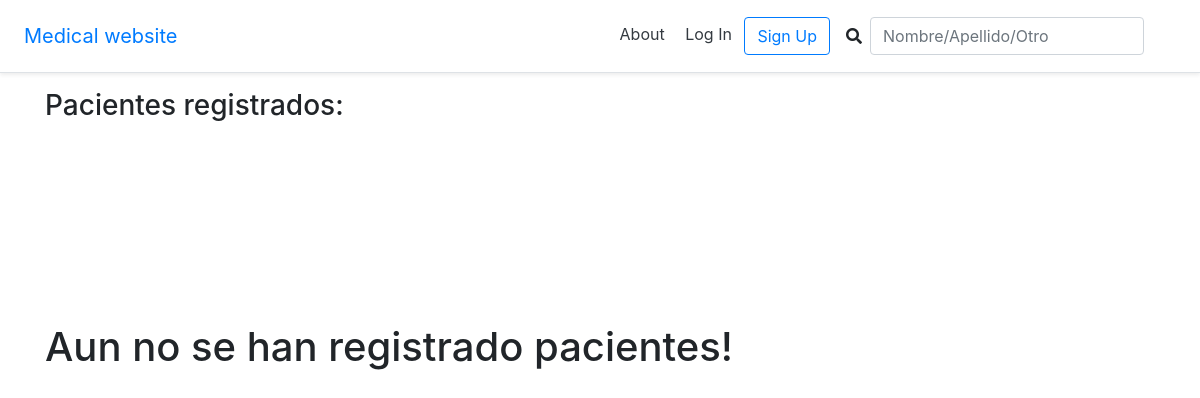
Before: /listado_pacientes/ with the older database file.
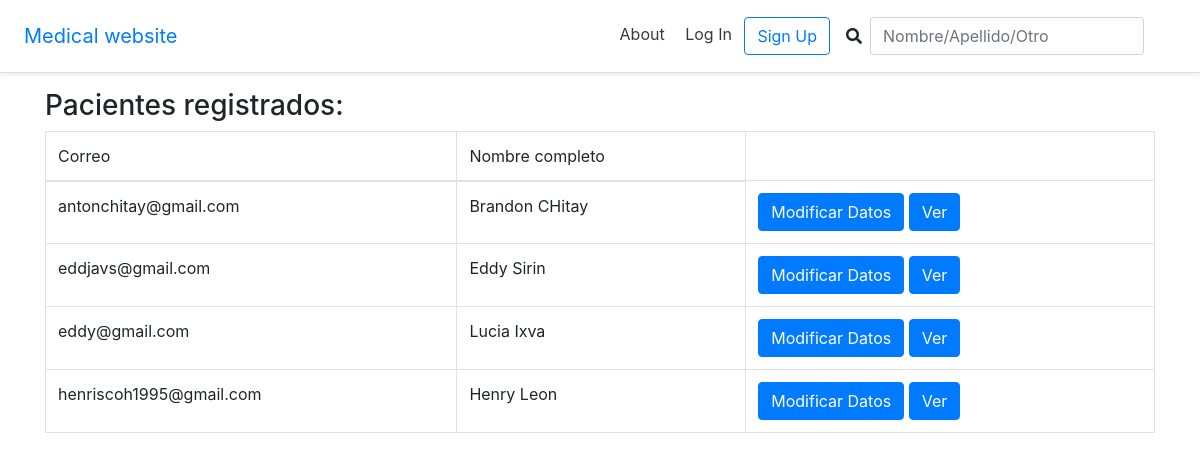
After: the same page with the newer database file.
### users/models.py (models this page shows, shortened)
class Paciente(models.Model):
    GENERO_OPCIONES = [
        ('MASCULINO', 'Masculino'),
        ('FEMENINO', 'Femenino'),
    ]
    nombre = models.CharField(max_length=100)
    apellido = models.CharField(max_length=100)
    telefono = models.CharField(max_length=50, blank=True, null=True)
    telefono_emergencia = models.CharField(max_length=50, blank=True, null=True)
    correo = models.CharField(max_length=100)
    fecha_nacimiento = models.DateField() #DateField(input_formats=settings.DATE_INPUT_FORMATS, null=True, blan=True) para introducir la fecha dd-mm-DDDD
    direccion = models.CharField(max_length=200)
    descripccion = models.CharField(max_length=500, blank=True, null=True)
    sexo = models.CharField(max_length=10, choices=GENERO_OPCIONES, default='FEMENINO')

### users/views.py (the view)
# urls.py: path('listado_pacientes/', listado_pacientes, name='listado_pacientes'),
def listado_pacientes(request):
    pacientes=Paciente.objects.all()
    data={
        'lista_pacientes':pacientes
    }
    return render(request, 'users/listado_pacientes.html',data)

### templates/users/listado_pacientes.html
{%extends '_base.html'%}
{% block content %}
<h3>
    Pacientes registrados:
</h3>
{% if lista_pacientes %}
<table class="table table-bordered">
	<thead>
		<tr>
            <td>Correo</td>
            <td>Nombre completo </td>
		</tr>
	</thead>
	<tbody>
		{% for paciente in lista_pacientes %}
		<tr>
			<td>{{ paciente.correo }}</td>
			<td>{{ paciente.nombre }}         {{ paciente.apellido }}</td>
			<td>
				<a class="btn btn-primary" href="{% url 'modificar_paciente' paciente.correo %}">Modificar Datos</a>
				<a class="btn btn-primary" href="{% url 'detalle_paciente' paciente.correo %}">Ver</a>
			</td>
		</tr>
		{% endfor %}
        {% else %}
        <br>
        <br>
        <br>
        <br>
        <br>
        <br>
        <br>
        <br>
		<h1>Aun no se han registrado pacientes!</h1>
		{% endif %}
	</tbody>
</table>
{% endblock %}

Changed rows visible on the page:
added Paciente: correo "antonchitay@gmail.com", nombre "Brandon", apellido "CHitay"
added Paciente: correo "eddjavs@gmail.com", nombre "Eddy", apellido "Sirin"
added Paciente: correo "eddy@gmail.com", nombre "Lucia", apellido "Ixva"
added Paciente: correo "henriscoh1995@gmail.com", nombre "Henry", apellido "Leon"
Other visible differences:
text no longer shown: "Aun no se han registrado pacientes!"
text now shown: "Correo Nombre completo"
